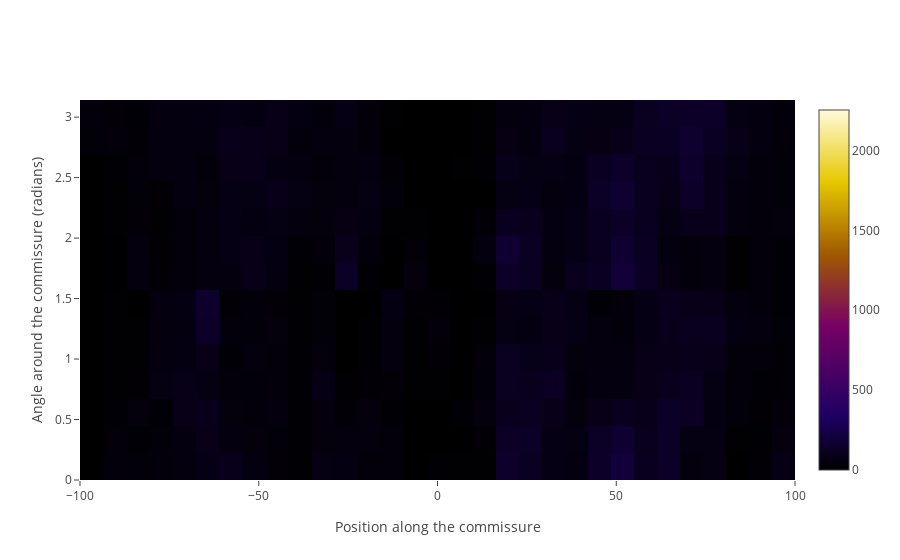

Notebook source saved alongside this figure:
### Code cell
layout['xaxis']['range'] = [-100,100]
fig = go.Figure(data=[yat],layout=layout)
iplot(fig,filename='final_ywt_hm_theta')

### Figure 1 — Plotly figure (JSON) as saved in the notebook; plotly's stock layout.template omitted (floating-point values rounded to 4 significant figures; data arrays with more than 128 entries replaced by an {"elided": "..."} marker saying what was removed)
{"data": [{"colorscale": "Electric", "type": "heatmap", "x": [-138.4, -131.9, -125.5, -119.0, -112.6, -106.1, -99.7, -93.25, -86.81, -80.37, -73.92, -67.48, -61.04, -54.59, -48.15, -41.71, -35.26, -28.82, -22.38, -15.93, -9.489, -3.046, 3.398, 9.841, 16.28, 22.73, 29.17, 35.61, 42.06, 48.5, 54.95, 61.39, 67.83, 74.28, 80.72, 87.16, 93.61, 100.0, 106.5, 112.9, 119.4, 125.8, 132.3, 138.7, 145.2, 151.6, 158.0, 164.5, 170.9, 177.4], "y": [8.193e-06, 0.2244, 0.4488, 0.6732, 0.8976, 1.122, 1.346, 1.571, 1.795, 2.02, 2.244, 2.468, 2.693, 2.917, 3.142], "z": {"elided": "14x49 float values"}, "zmax": 2253, "zmin": 0}], "layout": {"xaxis": {"range": [-100, 100], "title": "Position along the commissure"}, "yaxis": {"title": "Angle around the commissure (radians)"}}}
